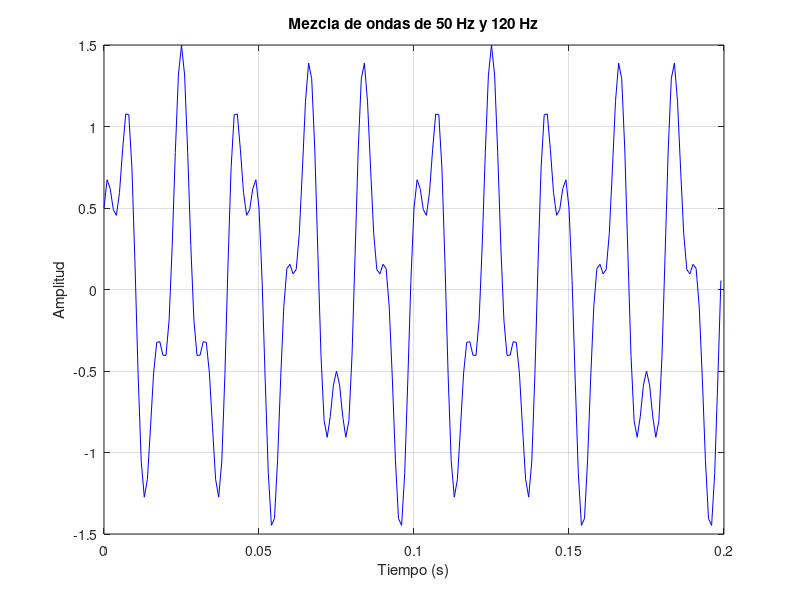

The MATLAB source for this figure: (Note: this script raises an error after producing the figure.)
% Experimentos con DFT y FFT
% Integrantes: Fabiana María Moreno Castrillo
%              Andrés Enrique Blanco Coto

clear;
clc;
close all;

% Parametros de la señal
Fs = 1000;       % Frecuencia de muestreo: 1000 muestras por segundo
N = 200;         % Cantidad de muestras
f0 = 50;        % Frecuencia de la onda en Hz

% Instantes de tiempo y valores de la señal
t = (0:N-1) / Fs;
% Mezclamos dos ondas de distinta frecuencia y amplitud.
x1 = sin(2*pi*50*t);          % Onda de 50 Hz, amplitud 1
x2 = 0.5*cos(2*pi*120*t);     % Onda de 120 Hz, amplitud 0.5
x = x1 + x2;

% Gráfica de la señal en el tiempo
figure;
plot(t, x, 'b');
grid on;
xlabel('Tiempo (s)');
ylabel('Amplitud');
title('Mezcla de ondas de 50 Hz y 120 Hz');

% Calculamos la DFT con nuestra propia funcion.
X_dft = mi_dft(x);

% Mostramos cuantos coeficientes se calcularon.
disp('Cantidad de coeficientes de la DFT:');
disp(length(X_dft));


% Frecuencia en Hz correspondiente a cada coeficiente.
f = (0:N-1) * Fs / N;

% Magnitud normalizada de la DFT.
magnitud = abs(X_dft) / N;

% Mostramos las frecuencias desde 0 hasta Fs/2.
indices = 1:(floor(N/2) + 1);

figure;
stem(f(indices), magnitud(indices), 'b');
grid on;
xlabel('Frecuencia (Hz)');
ylabel('Magnitud |X|/N');
title('Magnitud de la DFT');
xlim([0 Fs/2]);


% Fase en grados de los coeficientes de la DFT.
fase = angle(X_dft) * 180 / pi;

% Mostramos fase solo donde la magnitud es significativa.
% En coeficientes casi nulos, la fase no es interpretable.
umbral = 1e-6 * max(magnitud);
validos = indices(magnitud(indices) > umbral);

figure;
stem(f(validos), fase(validos), 'b');
grid on;
xlabel('Frecuencia (Hz)');
ylabel('Fase (grados)');
title('Fase de la DFT');
xlim([0 Fs/2]);
ylim([-180 180]);



% Guardamos las graficas para el informe.
if ~exist('resultados', 'dir')
  mkdir('resultados');
endif

figure(1);
print('resultados/mezcla_tiempo.png', '-dpng', '-r150');

figure(2);
print('resultados/mezcla_magnitud.png', '-dpng', '-r150');

figure(3);
print('resultados/mezcla_fase.png', '-dpng', '-r150');
